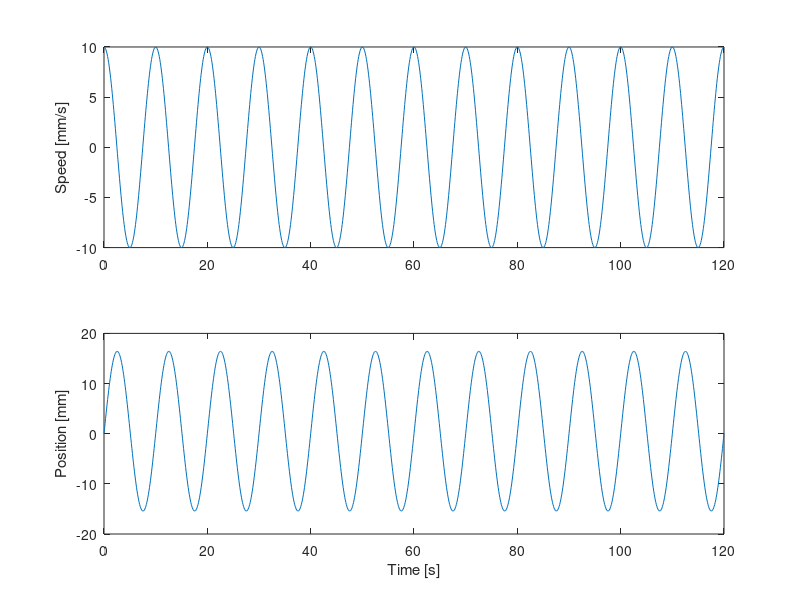

MATLAB code for this plot:
clear
%%%% INPUT %%%%
DT = 0.1;%[s], time interval for each velocity
OCR3Aprescaler = 1024;
D = 1; % Pulse Settings On Controller
CS = 0;% Pulse Settings On Controller
Prescaler = 1; %This sets time resolution for fast timers

CLKPS = 4; %DONT FORGET

ClockFreq = (16*10^6)/CLKPS; 
mmPerRevolution = 6;
PulsesPerRevolution = 1000/(D+1)*10^CS;
mmPerPulse = mmPerRevolution/PulsesPerRevolution;

%Calculate OCR3A
OCR3A = floor((ClockFreq*DT/(OCR3Aprescaler)) - 1);
if OCR3A > 2^16
     error('DT is too big. Increase OCR3Aprescaler')
end
w = .1; %sine frequency in Hertz
time = [0:DT:120];
%speed = zeros(1,length(time));

% for i = 1:length(time)
%    
%   if mod(i,4) == 0;
%       speed(i) = 10;
%       dir1(i) = 0;
%       dir2(i) = 1;
%   else
%       speed(i) = 0;
%       dir1(i) = 0;
%       dir2(i) = 1;
%   end
% end
  
speed = [10*cos((time)*2*pi*w)];%[mm/s]
plot(speed);
position = zeros(1,length(speed));


for i = 1:length(speed)-1
   
  position(i+1)= position(i)+speed(i)*DT;
  
end

figure(1)
subplot(2,1,1)
title('Position and Speed vs. Time')
plot(time,speed)
ylabel('Speed [mm/s]')
subplot(2,1,2)
plot(time,position)
ylabel('Position [mm]')
xlabel('Time [s]')


for i=1:length(speed)
    
    mmPerDT = abs(speed(i))*DT;
    PulsesPerDT = mmPerDT/mmPerPulse;
    PulsesPerSec = PulsesPerDT/DT;
    OscFreq = PulsesPerSec;
    OCRnA(i) = floor(ClockFreq/Prescaler/OscFreq - 1);
    OscPeriod = 1/OscFreq;
    
    if OCRnA(i) > 2^16-1
        speederror(i) = speed(i);
        OCRnA(i) = 2^16-1;
    end
    
    if OscPeriod < .000002
        error('Osc. Period is too small: Increase prescaler, Decrease Cs, or Increase D')
    end
    
end


%sprintf('A velocity of %d mm/s was rounded to 0. If this is too much error consider decresasing prescaler, Increase Cs, or decrease D ',max(abs(speederror)));


for i=1:length(speed)
  if speed(i)>0
      dir1(i) = 1;
  else
      dir1(i) = 0;
 end 
end



for i=1:length(speed)
  if OCRnA(i) > 2^16-1
      dir2(i) = 0;
  elseif speed(i)>0
      dir2(i) = 0;
  else
      dir2(i) = 1;
  end 
end

fid = fopen(['speedlist.ino'], 'wt');
fprintf(fid, '// Interrupt Service Routine (ISR) \n');
fprintf(fid, 'volatile int i=0, j=0; \n');
fprintf(fid, 'volatile int speed[3][%d] = {\n{', length(speed));
for i=1:length(speed)-1
    fprintf(fid, '%d,', OCRnA(i));
end
fprintf(fid,'%d},\n{', OCRnA(length(speed)));
for i=1:length(speed)-1
    fprintf(fid, '%d,', dir1(i));
end
fprintf(fid,'%d},\n{', dir1(length(speed)));
for i=1:length(speed)-1
    fprintf(fid, '%d,', dir2(i));
end
fprintf(fid,'%d}};\n', dir2(length(speed)));
fprintf(fid,'ISR(TIMER3_COMPA_vect)\n{\n');
fprintf(fid, 'OCR1A = speed[0][j];\nOCR4A = speed[0][j];\n');
fprintf(fid, 'TCCR4A = (speed[2][j] << COM4A0); //toggle OC4A on compare match\n');
fprintf(fid, 'TCCR1A = (speed[1][j] << COM1A0); //toggle OC1A on compare match\n');
fprintf(fid, 'i++;\nj = i %% %d;\n\n}',length(speed));
fprintf(fid, '\n\nvoid setup(void)\n{\n');
fprintf(fid, 'pinMode(11, OUTPUT); //timer 1 OC1A\n');
fprintf(fid, 'pinMode(6,OUTPUT); //timer 4 OC4A\n\n');
fprintf(fid, 'cli();         // disable global interrupts\n\n');
fprintf(fid, 'TCCR1A = 0; // set registers = 0\n');
fprintf(fid, 'TCCR1B = 0;\nTCCR3A = 0;\nTCCR3B = 0;\nTCCR4A = 0;\nTCCR4B = 0;\n\n');
fprintf(fid, 'CLKPR = (1 << CLKPCE) | (0 << CLKPS3) | (0 << CLKPS2) | (0 << CLKPS1) | (0 << CLKPS0);\n\n');
if CLKPS == 1
    fprintf(fid, 'CLKPR = (0 << CLKPCE) | (0 << CLKPS3) | (0 << CLKPS2) | (0 << CLKPS1) | (0 << CLKPS0);\n\n');
elseif CLKPS == 2
    fprintf(fid, 'CLKPR = (0 << CLKPCE) | (0 << CLKPS3) | (0 << CLKPS2) | (0 << CLKPS1) | (1 << CLKPS0);\n\n');
elseif CLKPS == 4
    fprintf(fid, 'CLKPR = (0 << CLKPCE) | (0 << CLKPS3) | (0 << CLKPS2) | (1 << CLKPS1) | (0 << CLKPS0);\n\n');
elseif CLKPS == 8
    fprintf(fid, 'CLKPR = (0 << CLKPCE) | (0 << CLKPS3) | (0 << CLKPS2) | (1 << CLKPS1) | (1 << CLKPS0);\n\n');
elseif CLKPS == 16
    fprintf(fid, 'CLKPR = (0 << CLKPCE) | (0 << CLKPS3) | (1 << CLKPS2) | (0 << CLKPS1) | (0 << CLKPS0);\n\n');
elseif CLKPS == 32
    fprintf(fid, 'CLKPR = (0 << CLKPCE) | (0 << CLKPS3) | (1 << CLKPS2) | (0 << CLKPS1) | (1 << CLKPS0);\n\n');
elseif CLKPS == 64
    fprintf(fid, 'CLKPR = (0 << CLKPCE) | (0 << CLKPS3) | (1 << CLKPS2) | (1 << CLKPS1) | (0 << CLKPS0);\n\n');
elseif CLKPS == 128 
    fprintf(fid, 'CLKPR = (0 << CLKPCE) | (0 << CLKPS3) | (1 << CLKPS2) | (1 << CLKPS1) | (1 << CLKPS0);\n\n');
elseif CLKPS == 256
    fprintf(fid, 'CLKPR = (0 << CLKPCE) | (1 << CLKPS3) | (0 << CLKPS2) | (0 << CLKPS1) | (0 << CLKPS0);\n\n');
else
    error('Select a different CLKPS');
end

fprintf(fid, 'TIMSK3 |= (1 << OCIE3A); //Enable timer compare interrupt\n\n');
fprintf(fid, 'sei();       // enable interrupts\n\n');
fprintf(fid, 'OCR1A = 10000; \nOCR1B = 5000;\n\n');
fprintf(fid, 'OCR3A = %d;\n\n',OCR3A);
fprintf(fid, 'TCCR1B = (1 << WGM12) | (1 << CS10); //CTC mode, prescaler clock/1\n\n');
fprintf(fid, 'TCCR4B = (1 << WGM42) | (1 << CS40);  //CTC mode, prescaler clock/1\n\n');
fprintf(fid, 'TCCR3B = (1 << WGM32) ');
if OCR3Aprescaler == 1
    fprintf(fid, '| (1 << CS30);  //CTC mode, prescaler clock/1\n\n}');
elseif OCR3Aprescaler == 8
    fprintf(fid, '| (1 << CS31);  //CTC mode, prescaler clock/8\n\n}');
elseif OCR3Aprescaler == 64
    fprintf(fid, '| (1 << CS31) | (1 << CS30);  //CTC mode, prescaler clock/16\n\n}');
elseif OCR3Aprescaler == 256
    fprintf(fid, '| (1 << CS32);  //CTC mode, prescaler clock/256\n\n}');
elseif OCR3Aprescaler == 1024
    fprintf(fid, '| (1 << CS32) | (1 << CS30);  //CTC mode, prescaler clock/1024\n\n}');
end
fprintf(fid, 'void loop(void)');
fprintf(fid, '\n{\n }');

fclose(fid);
